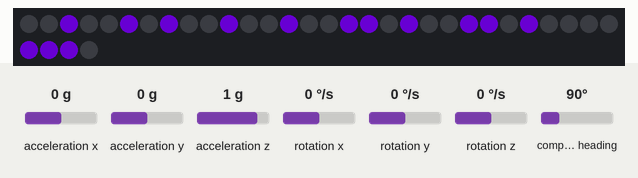
Simulated run of this program. Board: Arduino Pro Mini, built with avr-gcc and run on an emulated ATmega328P. Shown: 34 RGB LEDs in strip order, left to right, continuing on the next row. Wiring (inferred from the names in the program): HMC5883L compass at I2C address 0x1E; ADXL345 accelerometer at I2C address 0x53; ITG-3200 gyroscope at I2C address 0x68. The test bench sets the inputs (shaded band); at power-on: acceleration x 0 g, acceleration y 0 g, acceleration z 1 g, rotation x 0 °/s, rotation y 0 °/s, rotation z 0 °/s, compass heading 90°. Dim RGB values are drawn brighter than linear; random numbers use the default seed unless the program sets one.

Above: at 2.62 s.
3.7 s: acceleration x set to -1.4 g
At 3.89 s:
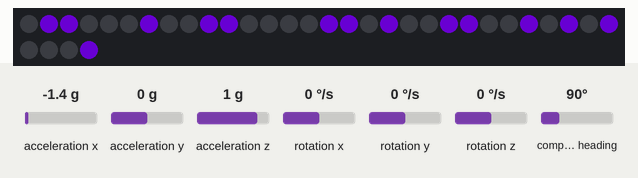
5.5 s: acceleration y set to -1.4 g
At 5.72 s:
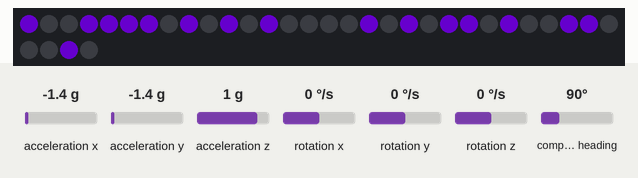
7.3 s: acceleration z set to -1.4 g
At 7.55 s:
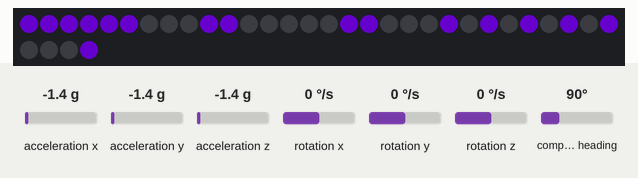
9.2 s: acceleration x set to -0.8 g
At 9.34 s:
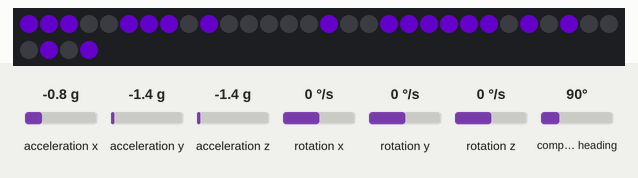
Timing chart, 0 to 11.9 s (numbered marks = the images above; inputs shaded):
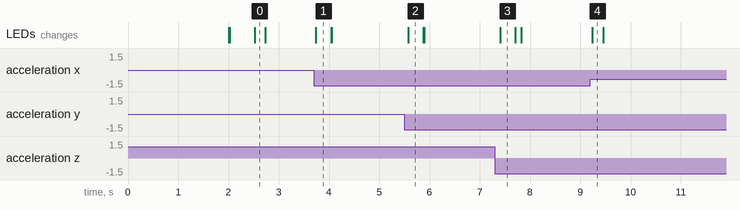

The program:

main.cpp
```cpp
#include <Arduino.h>
#include <FastLED.h>

#include "GY_85.h"

#define LED_DATA_PIN     6
#define LED_COLOR_ORDER GRB
#define LED_CHIPSET     WS2812B
#define LED_COUNT 34

CRGB leds[LED_COUNT];

CRGBPalette16 palette(*PartyColors_p);

// this class is inspired / borrowed from https://github.com/sqrtmo/GY-85-arduino
// Wiring between the arduino and the the GY85 module is:
//    VCC_IN  ->   5V
//    GND     ->   GND
//    SCL     ->   A5 (clock line) - see https://www.arduino.cc/en/Reference/Wire
//    SDA     ->   A4 (data line)  - see https://www.arduino.cc/en/Reference/Wire
GY_85 GY85;

struct Pixel {
    byte value;
    byte color;
};

Pixel pixels[LED_COUNT];

float getAccelerometerChange();

float getMagnetometerHeading();

void setup() {
    // sanity check delay - allows reprogramming if accidentally blowing power w/leds
    delay(2000);

    FastLED.addLeds<LED_CHIPSET, LED_DATA_PIN, LED_COLOR_ORDER>(leds, LED_COUNT).setCorrection(TypicalLEDStrip);
    FastLED.setMaxPowerInVoltsAndMilliamps(5, 200);

    // 3 blink boot indicator
    for (byte i = 0; i < 4; ++i) {
        fill_solid(leds, LED_COUNT, CRGB::DeepPink);
        FastLED.delay(20);
        fill_solid(leds, LED_COUNT, CRGB::Black);
        FastLED.delay(50);
    }

    for (byte i = 0; i < LED_COUNT; i++) {
        pixels[i].value = 0;
        pixels[i].color = 0;
    }

    Wire.begin();
    Serial.begin(9600);
    GY85.begin();

    randomSeed((unsigned long) analogRead(0));
}

// @todo: add sleep mode with wake up from the GY85 interrupt(s)
void loop() {
    static unsigned long lastCheck = millis();
    static float last_change = 0;
    float accChange = 0;

    byte color = 0;

    unsigned long now = millis();

    // Read from the IMU once every 100ms
    if (now - lastCheck > 100) {
        lastCheck = now;
        // get the acceleration change in G (positive)
        accChange = getAccelerometerChange();
        // get the 360 direction relative from magnetic north and scale that to a
        // value that can be used with a CRGBPalette16
        color = (byte) (getMagnetometerHeading() / 360 * 255);
    }

    // Only trigger new LED'explosions' if the hat has a total acceleration more than 0.25G and
    // the change is rising
    if (accChange > 0.25 && accChange > last_change) {
        last_change = accChange;
        for (byte i = 0; i < 20; i++) {
            byte pixel = (byte) random(LED_COUNT);
            pixels[pixel].value = 255;
            pixels[pixel].color = (byte) (random(16) + color);
        }
    }

    if (accChange < 0.1) {
        last_change = 0;
    }

    for (byte i = 0; i < LED_COUNT; i++) {
        if (pixels[i].value < 3) {
            leds[i] = CRGB::Black;
            pixels[i].value = 0;
            continue;
        }
        leds[i] = ColorFromPalette(palette, pixels[i].color, pixels[i].value);
        pixels[i].value -= 3;
    }
    FastLED.show();
}

// get the total g force change (always positive) that is the sum of all axises.
// this is not strictly a real scientific value, but good enough for the use case.
float getAccelerometerChange() {
    static float filtered[3] = {0, 0, 0};
    static float prevFiltered[3] = {0, 0, 0};

    int *a = GY85.readFromAccelerometer();

    float reading[3] = {0, 0, 0};
    float change[3] = {0, 0, 0};
    float total_change = 0;

    // for each axis of the accelerometer (x,y,z)
    for (byte i = 0; i < 3; i++) {
        // convert to g force with the resolution of +/- 4G, see the GY_85::SetAccelerometer()
        // +/- 4G = Measurement Value * (2*4/(1024)) = 0.0078125
        reading[i] = *(i + a) * 0.0078125;

        // low-pass filter (0.5 is the alpha value)
        const float alpha = 0.5;
        filtered[i] = reading[i] * alpha + filtered[i] * (1.0 - alpha);

        // store the change since the last reading
        change[i] = prevFiltered[i] - filtered[i];
        prevFiltered[i] = filtered[i];

        // sum up the G force changes
        total_change += abs(change[i]);
    }
    return total_change;
}

// Get the compass direction (in deegres) from the the magnetometer. This function does
// not compensate if the sensor is not totally level with the ground.
float getMagnetometerHeading() {
    int *a = GY85.readFromCompass();
    for (byte i = 0; i < 3; i++) {
        *(i + a) *= 0.92;
    }

    // Calculate heading when the magnetometer is level, then correct for signs of axis.
    // Atan2() automatically check the correct formula taking care of the quadrant you are in
    float heading = atan2(*(1 + a), *(a));

    // Once you have your heading, you must then add your 'Declination Angle',
    // which is the 'Error' of the magnetic field in your location.
    // Find yours here: http://www.magnetic-declination.com/
    // heading += 0.0404;

    // Correct for when signs are reversed.
    if (heading < 0) {
        heading += 2 * PI;
    }

    // Check for wrap due to addition of declination.
    if (heading > 2 * PI) {
        heading -= 2 * PI;
    }

    return heading * 180 / M_PI;
}
```

GY_85.cpp
```cpp
#include "GY_85.h"

void GY_85::begin() {
    SetAccelerometer();
    SetCompass();
    SetGyro();
}

void GY_85::SetAccelerometer() {
    //Put the ADXL345 into +/- 4G range by writing the value 0x01 to the DATA_FORMAT register.
    Wire.beginTransmission(ADXL345);      // start transmission to device
    Wire.write(0x31);                     // send register address
    Wire.write(0x01);                     // send value to write
    Wire.endTransmission();                 // end transmission

    //Put the ADXL345 into Measurement Mode by writing 0x08 to the POWER_CTL register.
    Wire.beginTransmission(ADXL345);      // start transmission to device
    Wire.write(0x2D);                     // send register address  //Power Control Register
    Wire.write(0x08);                     // send value to write
    Wire.endTransmission();                 // end transmission

}

int *GY_85::readFromAccelerometer() {
    static int axis[3];
    int buff[6];

    Wire.beginTransmission(ADXL345);      // start transmission to device
    Wire.write(DATAX0);                   // sends address to read from
    Wire.endTransmission();                 // end transmission

    Wire.beginTransmission(ADXL345);      // start transmission to device
    Wire.requestFrom(ADXL345, 6);         // request 6 bytes from device

    uint8_t i = 0;
    while (Wire.available())                 // device may send less than requested (abnormal)
    {
        buff[i] = Wire.read();              // receive a byte
        i++;
    }
    Wire.endTransmission();                 // end transmission

    axis[0] = ((buff[1]) << 8) | buff[0];
    axis[1] = ((buff[3]) << 8) | buff[2];
    axis[2] = ((buff[5]) << 8) | buff[4];

    return axis;
}

//----------------------------------------
void GY_85::SetCompass() {
    //Put the HMC5883 IC into the correct operating mode
    Wire.beginTransmission(HMC5883);      //open communication with HMC5883
    Wire.write(0x02);                     //select mode register
    Wire.write(0x00);                     //continuous measurement mode
    Wire.endTransmission();
}

int *GY_85::readFromCompass() {
    static int axis[3];

    //Tell the HMC5883 where to begin reading data
    Wire.beginTransmission(HMC5883);
    Wire.write(0x03);               //select register 3, X MSB register
    Wire.endTransmission();


    //Read data from each axis, 2 registers per axis
    Wire.requestFrom(HMC5883, 6);
    if (6 <= Wire.available()) {
        axis[0] = Wire.read() << 8;           //X msb
        axis[0] |= Wire.read();             //X lsb
        axis[2] = Wire.read() << 8;           //Z msb
        axis[2] |= Wire.read();             //Z lsb
        axis[1] = Wire.read() << 8;           //Y msb
        axis[1] |= Wire.read();             //Y lsb
    }
    return axis;
}

//----------------------------------------

int g_offx = 0;
int g_offy = 0;
int g_offz = 0;

void GY_85::SetGyro() {
    Wire.beginTransmission(ITG3200);
    Wire.write(0x3E);
    Wire.write(0x00);
    Wire.endTransmission();

    Wire.beginTransmission(ITG3200);
    Wire.write(0x15);
    Wire.write(0x07);
    Wire.endTransmission();

    Wire.beginTransmission(ITG3200);
    Wire.write(0x16);
    Wire.write(0x1E);                         // +/- 2000 dgrs/sec, 1KHz, 1E, 19
    Wire.endTransmission();

    Wire.beginTransmission(ITG3200);
    Wire.write(0x17);
    Wire.write(0x00);
    Wire.endTransmission();

    delay(10);

    GyroCalibrate();
}

void GY_85::GyroCalibrate() {
    static int tmpx = 0;
    static int tmpy = 0;
    static int tmpz = 0;

    g_offx = 0;
    g_offy = 0;
    g_offz = 0;

    for (uint8_t i = 0; i < 10; i++) //take the mean from 10 gyro probes and divide it from the current probe
    {
        delay(10);
        float *gp = readGyro();
        tmpx += *(gp);
        tmpy += *(++gp);
        tmpz += *(++gp);
    }
    g_offx = tmpx / 10;
    g_offy = tmpy / 10;
    g_offz = tmpz / 10;
}

float *GY_85::readGyro() {
    static float axis[4];

    Wire.beginTransmission(ITG3200);
    Wire.write(0x1B);
    Wire.endTransmission();

    Wire.beginTransmission(ITG3200);
    Wire.requestFrom(ITG3200, 8);             // request 8 bytes from ITG3200

    int i = 0;
    uint8_t buff[8];
    while (Wire.available()) {
        buff[i] = Wire.read();
        i++;
    }
    Wire.endTransmission();

    axis[0] = ((buff[4] << 8) | buff[5]) - g_offx;
    axis[1] = ((buff[2] << 8) | buff[3]) - g_offy;
    axis[2] = ((buff[6] << 8) | buff[7]) - g_offz;
    // 35 + (Measurement Value + 13200)/280;
    axis[3] = ((buff[0] << 8) | buff[1]);       // temperature

    return axis;
}
```

GY_85.h
```cpp
#include "Arduino.h"
#include <Wire.h>

#ifndef GY_85_h
#define GY_85_h

//----------addresses----------//
#define ADXL345 (0x53)         // Device address as specified in data sheet
#define DATAX0  (0x32)         // X-Axis Data 0
#define HMC5883 (0x1E)         // gyro
#define ITG3200 (0x68)         // compass


class GY_85 {

private:
    void GyroCalibrate();

    void SetGyro();

    void SetCompass();

    void SetAccelerometer();

public:
    void begin();

    int *readFromAccelerometer();

    int *readFromCompass();

    float *readGyro();

    //callback functions
    inline int accelerometer_x(int *a) { return *(a); }

    inline int accelerometer_y(int *a) { return *(1 + a); }

    inline int accelerometer_z(int *a) { return *(2 + a); }

    //-----------------------------------

    inline int compass_x(int *a) { return *(a); }

    inline int compass_y(int *a) { return *(1 + a); }

    inline int compass_z(int *a) { return *(2 + a); }

    //-----------------------------------

    inline float gyro_x(float *a) { return *(a) / 14.375; }

    inline float gyro_y(float *a) { return *(1 + a) / 14.375; }

    inline float gyro_z(float *a) { return *(2 + a) / 14.375; }

    inline float temp(float *a) { return 35 + (*(3 + a) + 13200) / 280; }
};

#endif
```

Measured:
- after the input at 3.7 s, the LEDs: change at once (image 1)
- after the input at 5.5 s, the LEDs: change after 0.07 s (image 2)
- after the input at 7.3 s, the LEDs: change after 0.11 s (image 3)
- after the input at 9.2 s, the LEDs: change at once (image 4)
